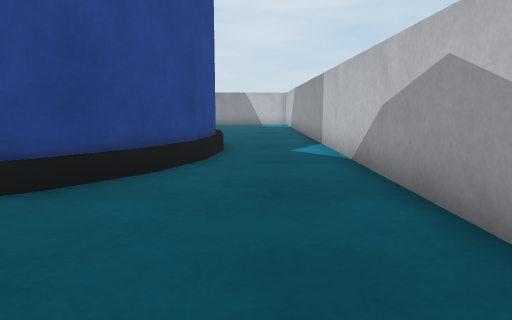
[1] (above)

16 first-person views from a walk through a world built for the Webots simulator. The camera is 0.05 m above the floor, tilts 8° down and sees 70° across. The floor is counted in squares, 0.05 m on a side. Each view is taken from the middle of a square. On the plan, view 1 faces up. The plan holds only what a view shows up to about 13 squares ahead; the rest is blank. Robots are left out. Webots' stock objects and surfaces are drawn as simple stand-ins.

[2]
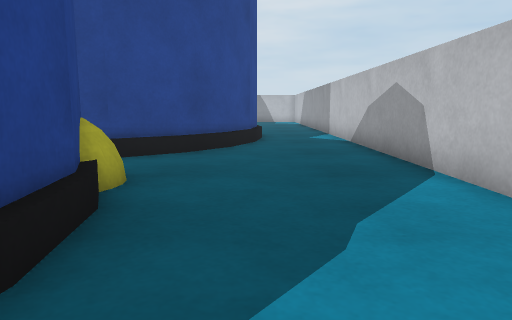

[3]
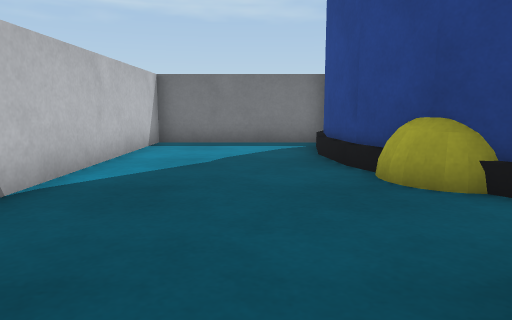

[4]
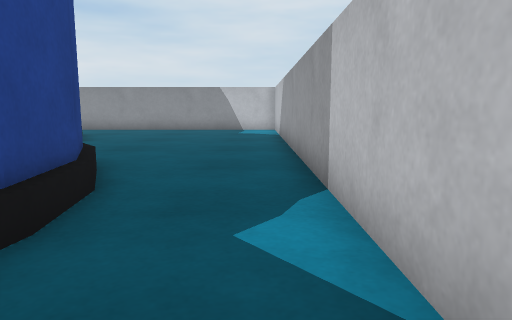

[5]
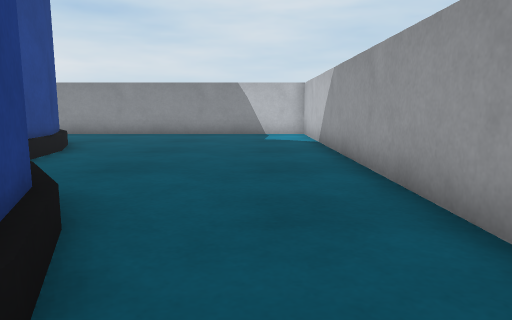

[6]
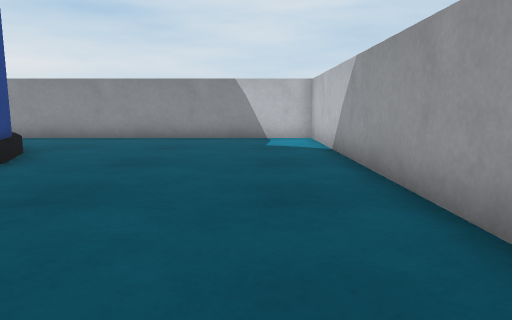

[7]
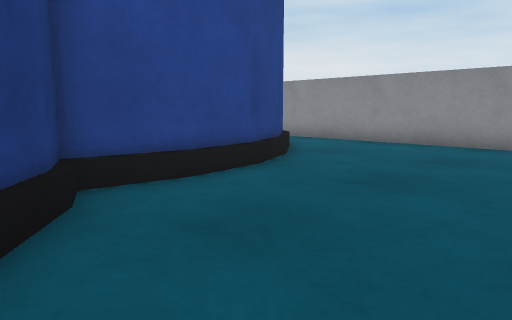

[8]
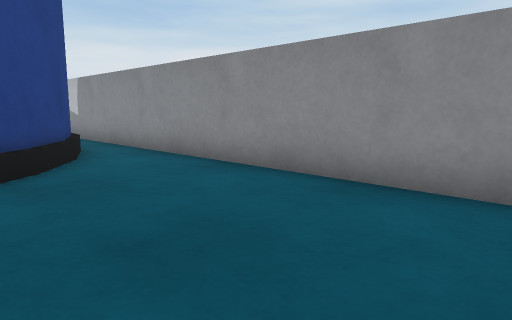

[9]
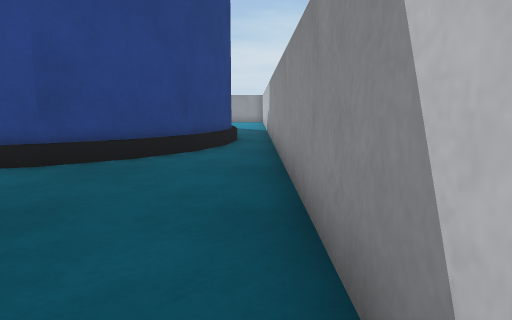

[10]
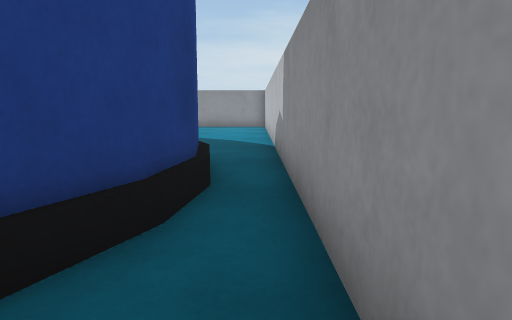

[11]
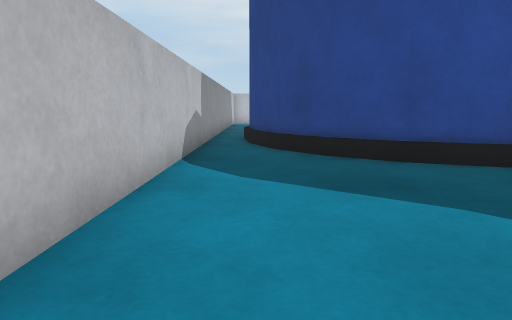

[12]
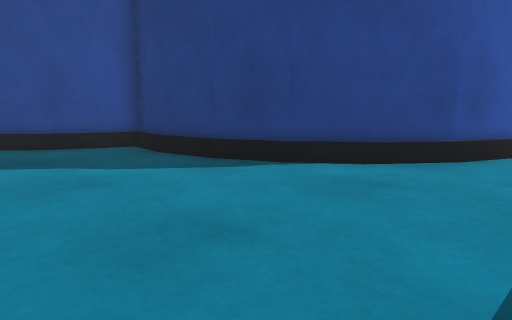

[13]
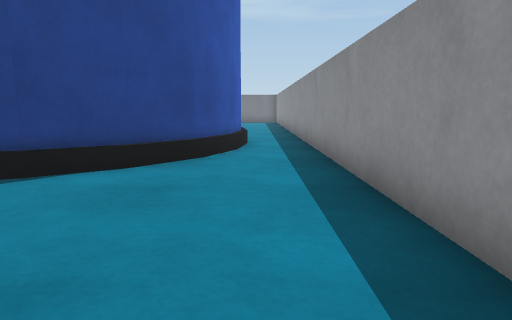

[14]
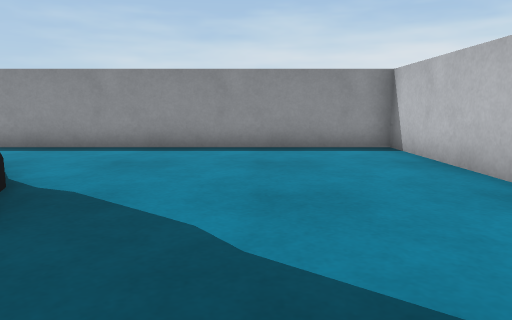

[15]
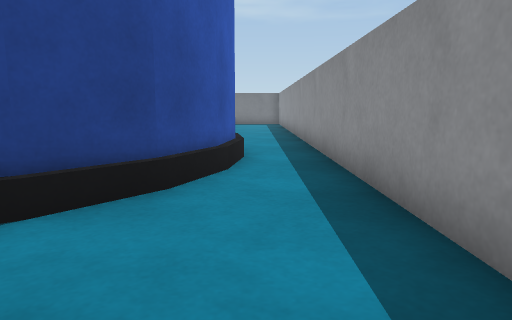

[16]
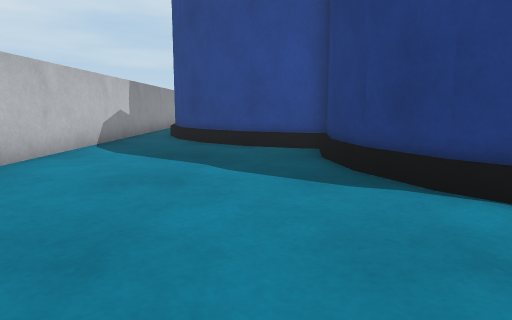

### Floor plan
Key: @ floor where view 1 was taken; # wall or solid block; . floor; B barrel.
Columns run from 27 left of view 1 to 2 right of it. Each row starts with its distance up from view 1.
 24 ##############################
 23 #............................#
 22 #.............BBBBBB.........#
 21 #...........BBB    BB........#
 20 #..........BB       BB.......#
 19 #..........B         BB......#
 18 #........BBB          B......#
 17 #.....BBBBB           B......#
 16 #...BBB               B......#
 15 #...B                 B......#
 14 #..B                  BBB....#
 13 #..B                    BB...#
 12 #.BB                     B...#
 11 #.B                      BB..#
 10 #..                       B..#
  9 #..                       B..#
  8 #..                       B..#
  7 #..                      BB..#
  6 #..                      B...#
  5                         BB...#
  4                        BB....#
  3                        B.....#
  2                        B.....#
  1                        ##....#
  0                         B..@.#
 -1                         B....#
 -2                         B....#
 -3                         B....#
 -4                         B....#
 -5                         ######

Positions as (right, up) in squares from view 1, and headings:
1: (0, 0), facing up
2: (-1, -4), facing up
3: (-1, 6), facing down
4: (1, 6), facing up
5: (0, 9), facing up
6: (0, 11), facing up
7: (0, 13), facing up-left
8: (0, 19), facing up-left
9: (1, 23), facing left
10: (-6, 23), facing left
11: (-23, 22), facing right
12: (-26, 22), facing down-right
13: (-25, 22), facing down
14: (-17, 20), facing left
15: (-25, 19), facing down
16: (-26, 19), facing right
